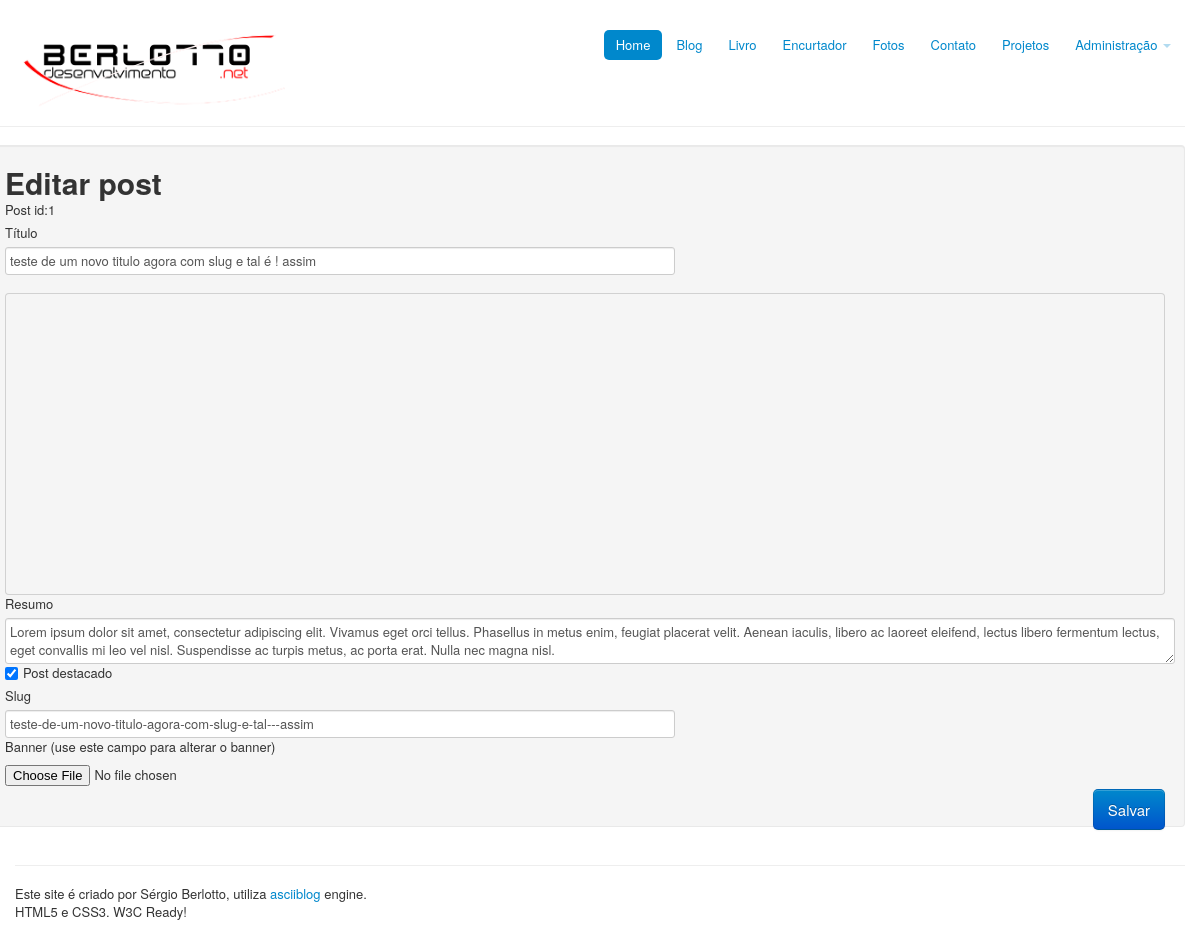
The page /blog/edit-post/1 on the database its author committed.
### blog/models.py (models this page shows, shortened)
class Post(db.Model):
	__tablename__ = 'post'
	id = db.Column(db.Integer, primary_key=True, autoincrement=True)
	title = db.Column(db.String(150))
	slug = db.Column(db.String(500), unique=True)
	resume = db.Column(db.String(1000))
	content = db.Column(db.Text)
	date_created = db.Column(db.DateTime)
	date_updated = db.Column(db.DateTime)
	picture	= db.Column(db.Integer, db.ForeignKey("file.id")) #id if File that is used for banner
	featured = db.Column(db.String(1)) #may be 'S' or ('N','')

### blog/__init__.py (the view)
@blog.route('/edit-post/<int:post_id>')
def edit_post(post_id):
	post = Post.query.filter(Post.id==post_id).one()
	if post:
		return render_template('new-post.html',post=post)
	else:
		return abort(404)

### blog/templates/new-post.html (shortened to what this page needs)
{% extends "base.html" %}
{% block content %}
	<form id="form-new-post" class="well form-horizontal" enctype="multipart/form-data" action="{{url_for('blog.save_post')}}" method="POST">
	{% if post %}
		<h1 id="acao">Editar post</h1>
		<label id="id">Post id:{{post.id}}</label>
		<label for="title">Título</label><input class="span7 required" id="title" name="title" type="text" length="150" value="{{post.title}}"><br>&nbsp;
		<pre id="editor">{{post.content}}</pre>
		<label for="resume">Resumo</label><textarea class="span12 required" id="resume" name="resume">{{post.resume}}</textarea>
		<label class="checkbox" for="featured"><input type="checkbox" value="featured" id="featured" name="featured" {%if post.featured%}checked="checked"{%endif%}>Post destacado</label>
		<label for="slug">Slug</label><input class="span7 required" id="slug" name="slug" type="text" length="150" value="{{post.slug}}">
		<label for="postfile">Banner (use este campo para alterar o banner)</label><input type="file" id="postfile" name="postfile">
	{% endif %}
		<input type="submit" id="btn-enviar" class="btn btn-large btn-primary pull-right" value="Salvar">
	</form>
{% endblock %}

### static/css/asciiblog.css (style rules this page uses)
body { padding: 10px; }

### blog/templates/new-post.html (style rules this page uses)
#editor { height: 300px; margin: 0; position: relative; padding: 0px !important; }

### rows shown on the page
Post: id "1", title "teste de um novo titulo agora com slug e tal é ! assim", resume "Lorem ipsum dolor sit amet, consectetur adipiscing elit. Vivamus eget orci tellus. Phasellus in metus enim, feugiat placerat velit. Aenean iaculis, libero ac laoreet eleifend, lectus libero fermentum lectus, eget convallis mi leo vel nisl. Suspendisse ac turpis metus, ac porta erat. Nulla nec magna nisl.", featured "☑", slug "teste-de-um-novo-titulo-agora-com-slug-e-tal---assim"
